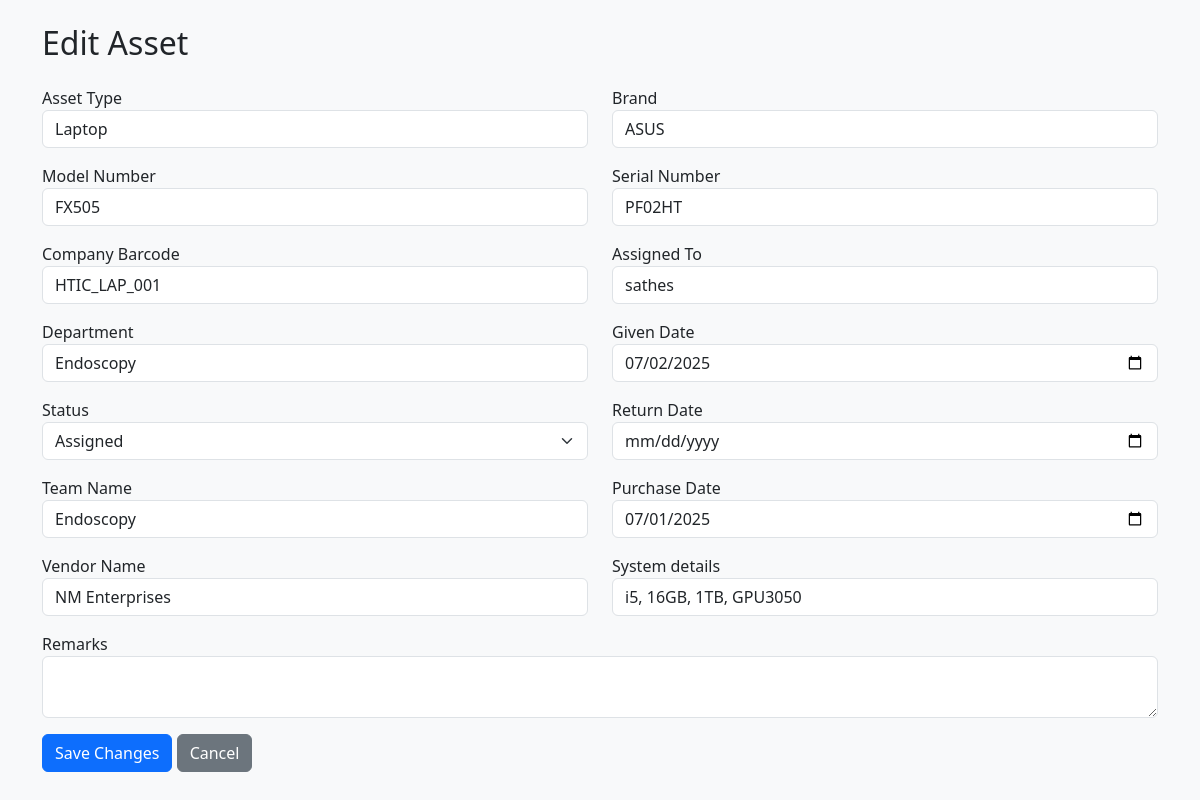
Page /edit/1 (signed in) on the committed database.
### models.py (models this page shows)
class Asset(db.Model):
    id = db.Column(db.Integer, primary_key=True)
    asset_type = db.Column(db.String(100))
    brand = db.Column(db.String(100))
    model_number = db.Column(db.String(100))
    serial_number = db.Column(db.String(100))
    company_barcode = db.Column(db.String(100))
    system_details = db.Column(db.Text)
    assigned_to = db.Column(db.String(100))
    team_name = db.Column(db.String(100))
    department = db.Column(db.String(100))
    given_date = db.Column(db.Date)
    status = db.Column(db.String(100))
    return_date = db.Column(db.Date)
    purchase_date = db.Column(db.Date)
    vendor_name = db.Column(db.String(100))
    remarks = db.Column(db.Text)

### app.py (the view, shortened to what this page needs)
@app.route('/edit/<int:asset_id>', methods=['GET', 'POST'])
@admin_required
def edit_asset(asset_id):
    asset = Asset.query.get_or_404(asset_id)
    return render_template('edit_asset.html', asset=asset)

### app.py (called while the page is built)
def admin_required(f):
    @wraps(f)
    def decorated_function(*args, **kwargs):
        if session.get('role') != 'admin':
            flash("Admin access only", "danger")
            return redirect(url_for('index'))
        return f(*args, **kwargs)
    return decorated_function

### templates/edit_asset.html (shortened to what this page needs)
<!DOCTYPE html>
<html lang="en">
<head>
    <link href="https://cdn.jsdelivr.net/npm/bootstrap@5.3.0/dist/css/bootstrap.min.css" rel="stylesheet">
</head>
<body class="bg-light">
<div class="container py-4">
    <h2 class="mb-4">Edit Asset</h2>
    <form method="POST">
        <div class="row mb-3">
            <div class="col">
                <label>Asset Type</label>
                <input type="text" name="asset_type" class="form-control" value="{{ asset.asset_type }}" required>
            </div>
            <div class="col">
                <label>Brand</label>
                <input type="text" name="brand" class="form-control" value="{{ asset.brand }}" required>
            </div>
        </div>
        <div class="row mb-3">
            <div class="col">
                <label>Model Number</label>
                <input type="text" name="model_number" class="form-control" value="{{ asset.model_number }}" required>
            </div>
            <div class="col">
                <label>Serial Number</label>
                <input type="text" name="serial_number" class="form-control" value="{{ asset.serial_number }}" required>
            </div>
        </div>
        <div class="row mb-3">
            <div class="col">
                <label>Company Barcode</label>
                <input type="text" name="company_barcode" class="form-control" value="{{ asset.company_barcode }}" required>
            </div>
            <div class="col">
                <label>Assigned To</label>
                <input type="text" name="assigned_to" class="form-control" value="{{ asset.assigned_to }}" required>
            </div>
        </div>
        <div class="row mb-3">
            <div class="col">
                <label>Department</label>
                <input type="text" name="department" class="form-control" value="{{ asset.department }}">
            </div>
            <div class="col">
                <label>Given Date</label>
                <input type="date" name="given_date" class="form-control" value="{{ asset.given_date }}" required>
            </div>
        </div>
        <div class="row mb-3">
            <div class="col">
                <label>Status</label>
                <select name="status" class="form-select" required>
                    <option value="Assigned" {% if asset.status == 'Assigned' %}selected{% endif %}>Assigned</option>
                </select>
            </div>
            <div class="col">
                <label>Return Date</label>
                <input type="date" name="return_date" class="form-control" value="{{ asset.return_date }}">
            </div>
        </div>
        <div class="row mb-3">
            <div class="col">
                <label>Team Name</label>
                <input type="text" name="team_name" class="form-control" value="{{ asset.team_name }}">
            </div>
            <div class="col">
                <label>Purchase Date</label>
                <input type="date" name="purchase_date" class="form-control" value="{{ asset.purchase_date }}">
            </div>
        </div>
        <div class="row mb-3">
            <div class="col">
                <label>Vendor Name</label>
                <input type="text" name="vendor_name" class="form-control" value="{{ asset.vendor_name }}">
            </div>
            <div class="col">
                <label>System details</label>
                <input type="text" name="system_details" class="form-control" value="{{ asset.system_details }}">
            </div>
        </div>
        <div class="mb-3">
            <label>Remarks</label>
            <textarea name="remarks" class="form-control">{{ asset.remarks }}</textarea>
        </div>
        <button type="submit" class="btn btn-primary">Save Changes</button>
        <a href="/" class="btn btn-secondary">Cancel</a>
    </form>
</div>
</body>
</html>

### rows in the picture
Asset: asset_type "Laptop", brand "ASUS", model_number "FX505", serial_number "PF02HT", company_barcode "HTIC_LAP_001", assigned_to "sathes", department "Endoscopy", given_date "07/02/2025", status "Assigned", team_name "Endoscopy", purchase_date "07/01/2025", vendor_name "NM Enterprises", system_details "i5, 16GB, 1TB, GPU3050"
